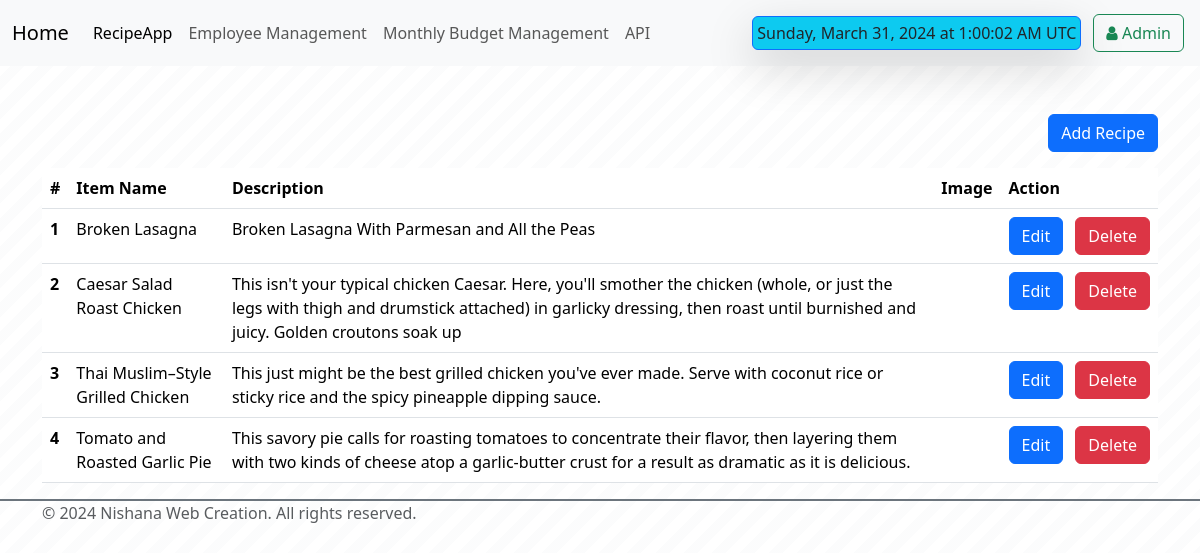
The page / on the database its author committed.
### vegapp/models.py (models this page shows)
class Recipe(models.Model):
    recipe_name = models.CharField(max_length = 100)
    recipe_description = models.TextField()
    recipe_image = models.ImageField(upload_to="recipe/")

### vegapp/views.py (the view)
# urls.py: path('',index,name="index_page"),
def index(request):
    if request.method == 'POST':
        form = AddForm(request.POST, request.FILES)
        if form.is_valid():
            form.save()
            return redirect('/vegapp/')  # Redirect to a success page
    else:
        form = AddForm()
    queryset = Recipe.objects.all()
    context = {'recipe':queryset}
    return render (request,'index.html',context)

### vegapp/templates/index.html (shortened to what this page needs)
{% extends "base.html" %}
{% block start%}
<div class="container mt-5">
    <div class="text-end mb-3">
        <a href="/add_recipe/" class="btn btn-primary">Add Recipe</a>
    </div>
    <table class="table table-hover">
        <thead>
            <tr>
                <th scope="col">#</th>
                <th scope="col">Item Name</th>
                <th scope="col">Description</th>
                <th scope="col">Image</th>
                <th scope="col" style="width: 150px;">Action</th>
            </tr>
        </thead>
        <tbody>
            {% for item in recipe %}
            <tr>
                <th scope="row">{{ forloop.counter }}</th>
                <td>{{ item.recipe_name }}</td>
                <td>{{ item.recipe_description }}</td>
                <td><img style="max-height: 80px; max-width: 100%;" src="{{ item.recipe_image.url }}" alt=""></td>
                <td style="white-space: nowrap;">
                    <a href="/edit_recipe/{{ item.id }}/" class="btn btn-primary me-2">Edit</a>
                    <a href="#" class="btn btn-danger" onclick="confirmDelete({{ item.id }})">Delete</a>
                </td>
            </tr>
            {% endfor %}
        </tbody>
    </table>
</div>
{% endblock %}

### templates/base.html (shortened to what this page needs)
<!doctype html>
<html lang="en">
<head>
  <link href="https://cdn.jsdelivr.net/npm/bootstrap@5.3.3/dist/css/bootstrap.min.css" rel="stylesheet"
>
  <link rel="stylesheet" href="https://cdnjs.cloudflare.com/ajax/libs/font-awesome/4.7.0/css/font-awesome.min.css">
</head>
<body>
  <nav class="navbar navbar-expand-lg bg-body-tertiary">
    <div class="container-fluid">
      <a class="navbar-brand" href="#">Home</a>
      <div class="collapse navbar-collapse" id="navbarSupportedContent">
        <ul class="navbar-nav me-auto mb-2 mb-lg-0">
          <li class="nav-item">
            <a class="nav-link active" aria-current="page" href="/vegapp/">RecipeApp</a>
          </li>
          <li class="nav-item">
            <a class="nav-link" href="/employeemanagement/">Employee Management</a>
          </li>
          <li class="nav-item">
            <a class="nav-link" href="/monthlybudget/">Monthly Budget Management</a>
          </li><li class="nav-item">
            <a class="nav-link" href="/api/home/">API</a>
          </li>
        </ul>
        <div class="d-flex bg-info m-2 p-1 border border-primary shadow-lg rounded">
          <div id="timestamp">December 12, 2009 6:00 pm GMT</div>
        </div>
        <div class="d-flex py-1 p-1">
          <a href="/admin/" class="btn btn-outline-success" target="_blank">
            <i class="fa fa-user"></i> Admin
          </a>
        </div>
      </div>
    </div>
  </nav>
  {% block start %}
  {% endblock %}
  <footer class="footer">
    <div class="container">
      <span class="text-muted">© 2024 Nishana Web Creation. All rights reserved.</span>
    </div>
  </footer>
</body>
</html>

### templates/base.html (style rules this page uses)
.footer { border-top: 2px solid #6c757d; }
.footer::before { content: ''; position: absolute; top: 0; left: 0; width: 100%; height: 100%; z-index: -1; background: repeating-linear-gradient( -45deg, #ffffff, #ffffff 10px, #f8f9fa 10px, #f8f9fa 20px ); opacity: 0.5; }

### rows shown on the page
Recipe: recipe_name "Broken Lasagna", recipe_description "Broken Lasagna With Parmesan and All the Peas"
Recipe: recipe_name "Caesar Salad Roast Chicken", recipe_description "This isn't your typical chicken Caesar. Here, you'll smother the chicken (whole, or just the legs with thigh and drumstick attached) in garlicky dressing, then roast until burnished and juicy. Golden croutons soak up"
Recipe: recipe_name "Thai Muslim–Style Grilled Chicken", recipe_description "This just might be the best grilled chicken you've ever made. Serve with coconut rice or sticky rice and the spicy pineapple dipping sauce."
Recipe: recipe_name "Tomato and Roasted Garlic Pie", recipe_description "This savory pie calls for roasting tomatoes to concentrate their flavor, then layering them with two kinds of cheese atop a garlic-butter crust for a result as dramatic as it is delicious."
